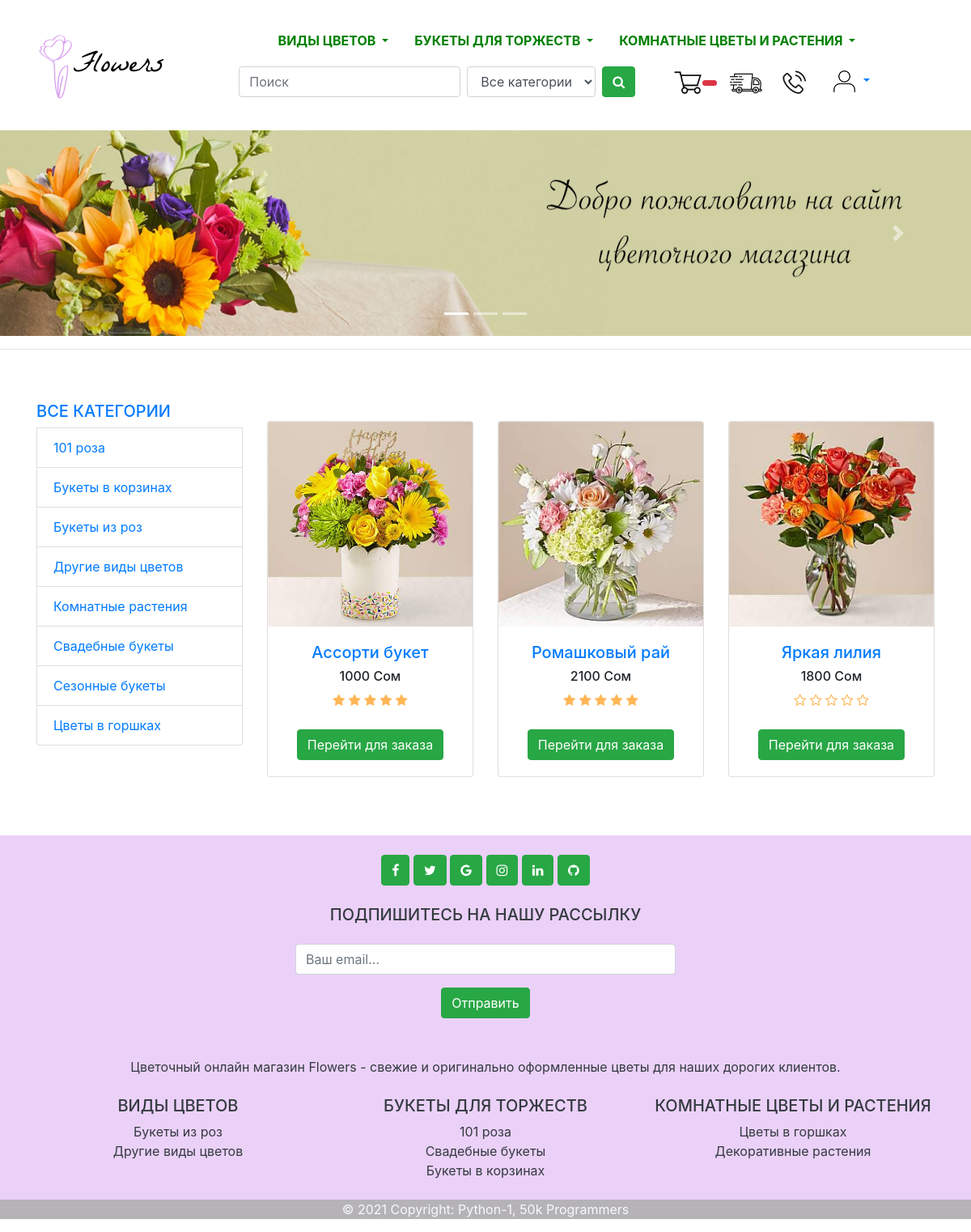
Page /drugie-vidy-cvetov/ on the committed database.
### mainapp/models.py (models this page shows, shortened)
class Category(models.Model):
    name = models.CharField(max_length=200, db_index=True, verbose_name='Имя категории')
    slug = models.SlugField(max_length=200, db_index=True, unique=True)
    class Meta:
        ordering = ['name']
        verbose_name = 'Категория'
        verbose_name_plural = 'Категории'
    def get_absolute_url(self):
        return reverse('mainapp:category-list', args=[self.slug])

class Product(models.Model):
    name = models.CharField(max_length=200, verbose_name="Название товара")
    category = models.ForeignKey(Category, verbose_name="Категория",on_delete=models.CASCADE)
    slug = models.SlugField(max_length=200, db_index=True)
    image = models.ImageField(upload_to='media', blank=True, verbose_name="Картинка")
    description = models.TextField(blank=True, verbose_name="Описание")
    price = models.IntegerField(default=0, verbose_name="Цена")
    stock = models.PositiveIntegerField(verbose_name="Количество в наличии")
    available = models.BooleanField(default=True, verbose_name="Доступен")
    created = models.DateTimeField(auto_now_add=True, verbose_name='Создан')
    updated = models.DateTimeField(auto_now=True, verbose_name='Обновлен')
    def averagereview(self):
        reviews = Comment.objects.filter(product=self, status='True').aggregate(average=Avg('rate'))
        avg=0
        if reviews["average"] is not None:
            avg=float(reviews["average"])
        return avg
    class Meta:
        ordering = ['name']
        index_together = [
            ['id', 'slug']
        ]
        verbose_name = 'Товар'
        verbose_name_plural = 'Товары'
    def get_absolute_url(self):
        return reverse('mainapp:product-detail', args=[self.id, self.slug])

### mainapp/views.py (the view)
# urls.py: path('', views.product_list, name='product-list'),
def product_list(request, category_slug=None):
    category = None
    categories = Category.objects.all()
    products = Product.objects.filter(available=True)
    if category_slug:
        category = get_object_or_404(Category, slug=category_slug)
        products = products.filter(category=category)
    return render(request, 'product/mainlist.html', {
        'category': category,
        'categories': categories,
        'products': products
    })

### contact/forms.py
class ContactForm(forms.ModelForm):
    class Meta:
        model = Contact
        fields = ("email",)
        widgets = {
            "email": forms.TextInput(attrs={"class": "editContent", "placeholder": "Ваш email...", 'style':'max-width: 20em' 'justify-content:center'})
        }
        labels = {
            "email": ''
        }

### cart/context_processors.py (called while the page is built)
def cart(request):
    return {'cart': Cart(request)}

### contact/templatetags/contact_tags.py (called while the page is built)
@register.inclusion_tag("contact/tags/forms.html")
def contact_form():
    return {"contact_form": ContactForm()}

### mainapp/templates/product/mainlist.html (shortened to what this page needs)
{% extends 'base.html' %}
{% load static %}
{% block content %}
<div class="container">
  <div class="row">
    <div class="col-lg-3 mt-5">
      <div class="list-group">
         <a href="{% url 'mainapp:product-list' %}"><h5 class="text-uppercase" style="text-align: left;">Все категории</h5></a>
        {% for c in categories %}
        <a href="{{ c.get_absolute_url }}" class="list-group-item">{{ c.name }}</a>
        {% endfor %}
      </div>
    </div>
    <div class="col-lg-9">
            <br>
            <br>
            <br>
      <div class="row">
        {% for product in products %}
        <div class="col-lg-4 col-md-6 mb-4">
          <div class="card h-100">
            <a href="{{ product.get_absolute_url }}"><img class="card-img-top" src="{{ product.image.url }}" alt=""></a>
            <div class="card-body">
              <h5 class="card-name" style="text-align: center;">
                <a href="{{ product.get_absolute_url }}">{{ product.name }}</a>
              </h5>
              <h6 style="text-align: center;">{{ product.price }} Сом</h6>
              <div class="product-rating">
                <i class="fa fa-star{% if product.averagereview < 1%}-o empty{% endif%}"></i>
                <i class="fa fa-star{% if product.averagereview < 2%}-o empty{% endif%}"></i>
                <i class="fa fa-star{% if product.averagereview < 3%}-o empty{% endif%}"></i>
                <i class="fa fa-star{% if product.averagereview < 4%}-o empty{% endif%}"></i>
                <i class="fa fa-star{% if product.averagereview < 5%}-o empty{% endif%}"></i>
              </div>
              <br>
              <div class="buy">
                <a href="{{ product.get_absolute_url }}">
                <button class="btn btn-success">Перейти для заказа</button>
              </a>
              </div>
            </div>
          </div>
        </div>
        {% endfor %}
      </div>
    </div>
  </div>
</div>
<br>
<br>
{% endblock content %}

### mainapp/templates/product/mainlist.html (style rules this page uses)
.product-rating { display: flexbox; text-align: center; }
.product-rating>i { color: #FFB656; }
.buy { justify-content: center; display: flex; }
a:link { text-decoration: none; }

### rows in the picture
Category: name "101 роза"
Category: name "Букеты в корзинах"
Category: name "Букеты из роз"
Category: name "Другие виды цветов"
Category: name "Комнатные растения"
Category: name "Свадебные букеты"
Category: name "Сезонные букеты"
Category: name "Цветы в горшках"
Product: image (picture), name "Ассорти букет", price "1000"
Product: image (picture), name "Ромашковый рай", price "2100"
Product: image (picture), name "Яркая лилия", price "1800"
